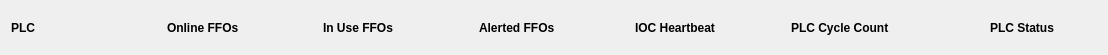
<?xml version="1.0" encoding="UTF-8"?>
<ui version="4.0">
 <class>Form</class>
 <widget class="QWidget" name="Form">
  <property name="geometry">
   <rect>
    <x>0</x>
    <y>0</y>
    <width>1066</width>
    <height>55</height>
   </rect>
  </property>
  <property name="sizePolicy">
   <sizepolicy hsizetype="Maximum" vsizetype="Preferred">
    <horstretch>0</horstretch>
    <verstretch>0</verstretch>
   </sizepolicy>
  </property>
  <property name="windowTitle">
   <string>Form</string>
  </property>
  <layout class="QHBoxLayout" name="horizontalLayout">
   <item>
    <layout class="QHBoxLayout" name="horizontalLayout_2" stretch="0,0,0,0,0,0,0">
     <item>
      <widget class="QLabel" name="label_3">
       <property name="minimumSize">
        <size>
         <width>150</width>
         <height>0</height>
        </size>
       </property>
       <property name="maximumSize">
        <size>
         <width>150</width>
         <height>16777215</height>
        </size>
       </property>
       <property name="font">
        <font>
         <weight>75</weight>
         <bold>true</bold>
        </font>
       </property>
       <property name="text">
        <string>PLC</string>
       </property>
       <property name="alignment">
        <set>Qt::AlignLeading|Qt::AlignLeft|Qt::AlignVCenter</set>
       </property>
      </widget>
     </item>
     <item>
      <widget class="QLabel" name="label_6">
       <property name="minimumSize">
        <size>
         <width>150</width>
         <height>0</height>
        </size>
       </property>
       <property name="maximumSize">
        <size>
         <width>150</width>
         <height>16777215</height>
        </size>
       </property>
       <property name="font">
        <font>
         <weight>75</weight>
         <bold>true</bold>
        </font>
       </property>
       <property name="text">
        <string>Online FFOs</string>
       </property>
       <property name="alignment">
        <set>Qt::AlignLeading|Qt::AlignLeft|Qt::AlignVCenter</set>
       </property>
      </widget>
     </item>
     <item>
      <widget class="QLabel" name="label_5">
       <property name="minimumSize">
        <size>
         <width>150</width>
         <height>0</height>
        </size>
       </property>
       <property name="maximumSize">
        <size>
         <width>150</width>
         <height>16777215</height>
        </size>
       </property>
       <property name="font">
        <font>
         <weight>75</weight>
         <bold>true</bold>
        </font>
       </property>
       <property name="text">
        <string>In Use FFOs</string>
       </property>
       <property name="alignment">
        <set>Qt::AlignLeading|Qt::AlignLeft|Qt::AlignVCenter</set>
       </property>
      </widget>
     </item>
     <item>
      <widget class="QLabel" name="label_2">
       <property name="minimumSize">
        <size>
         <width>150</width>
         <height>0</height>
        </size>
       </property>
       <property name="maximumSize">
        <size>
         <width>150</width>
         <height>16777215</height>
        </size>
       </property>
       <property name="font">
        <font>
         <weight>75</weight>
         <bold>true</bold>
        </font>
       </property>
       <property name="text">
        <string>Alerted FFOs</string>
       </property>
       <property name="alignment">
        <set>Qt::AlignLeading|Qt::AlignLeft|Qt::AlignVCenter</set>
       </property>
      </widget>
     </item>
     <item>
      <widget class="QLabel" name="label">
       <property name="minimumSize">
        <size>
         <width>150</width>
         <height>0</height>
        </size>
       </property>
       <property name="maximumSize">
        <size>
         <width>150</width>
         <height>16777215</height>
        </size>
       </property>
       <property name="font">
        <font>
         <weight>75</weight>
         <bold>true</bold>
        </font>
       </property>
       <property name="text">
        <string>IOC Heartbeat</string>
       </property>
       <property name="alignment">
        <set>Qt::AlignLeading|Qt::AlignLeft|Qt::AlignVCenter</set>
       </property>
      </widget>
     </item>
     <item>
      <widget class="QLabel" name="label_7">
       <property name="minimumSize">
        <size>
         <width>150</width>
         <height>0</height>
        </size>
       </property>
       <property name="maximumSize">
        <size>
         <width>150</width>
         <height>16777215</height>
        </size>
       </property>
       <property name="font">
        <font>
         <weight>75</weight>
         <bold>true</bold>
        </font>
       </property>
       <property name="text">
        <string>PLC Cycle Count</string>
       </property>
      </widget>
     </item>
     <item>
      <widget class="QLabel" name="label_4">
       <property name="minimumSize">
        <size>
         <width>150</width>
         <height>0</height>
        </size>
       </property>
       <property name="maximumSize">
        <size>
         <width>150</width>
         <height>16777215</height>
        </size>
       </property>
       <property name="font">
        <font>
         <weight>75</weight>
         <bold>true</bold>
        </font>
       </property>
       <property name="layoutDirection">
        <enum>Qt::RightToLeft</enum>
       </property>
       <property name="text">
        <string>PLC Status</string>
       </property>
       <property name="alignment">
        <set>Qt::AlignCenter</set>
       </property>
      </widget>
     </item>
    </layout>
   </item>
  </layout>
 </widget>
 <resources/>
 <connections/>
</ui>
